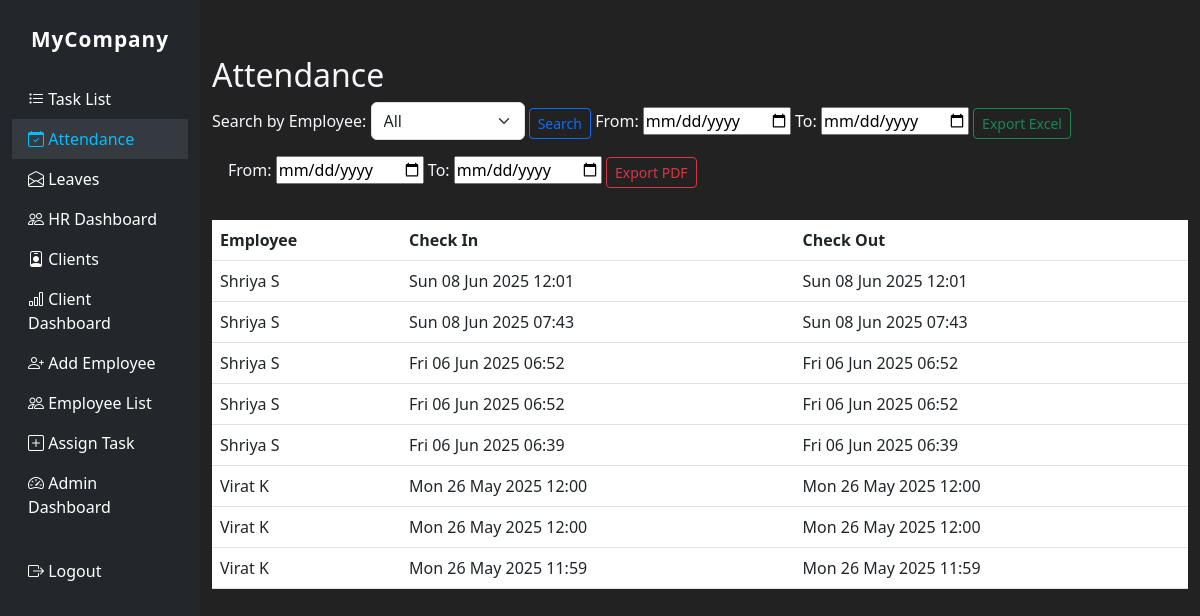
Screenshot of /employee/attendance/ (signed in) with the database file from the repository.
### employee/models.py (models this page shows, shortened)
class Attendance(models.Model):
    user = models.ForeignKey(User, on_delete=models.CASCADE)
    check_in = models.DateTimeField(auto_now_add=True)
    check_out = models.DateTimeField(null=True, blank=True)
    class Meta:
        ordering = ['-check_in']

### employee/views.py (the view)
# urls.py: path('attendance/', views.attendance_list, name='attendance_list'),
@login_required
def attendance_list(request):
    records = Attendance.objects.all()
    employees = User.objects.filter(is_superuser=False)
    if request.user.is_superuser:
        employee_id = request.GET.get('employee')
        if employee_id:
            records = records.filter(user_id=employee_id)
    else:
        records = records.filter(user=request.user)
        employees = None
    return render(request, 'employee/attendance_list.html', {
        'records': records,
        'employees': employees,
    })

### employee/templates/employee/attendance_list.html (shortened to what this page needs)
{% extends 'base.html' %}
{% block content %}
<h2>Attendance</h2>
{% if user.is_superuser %}
<form method="get" class="mb-3 d-inline-block">
    <label for="employee">Search by Employee:</label>
    <select name="employee" id="employee" class="form-select d-inline-block w-auto">
        <option value="">All</option>
    </select>
    <button class="btn btn-outline-primary btn-sm">Search</button>
</form>
{% endif %}
<form method="get" action="{% url 'export_attendance_excel' %}" class="mb-3 d-inline-block">
    From: <input type="date" name="start_date" required>
    To: <input type="date" name="end_date" required>
    <button class="btn btn-outline-success btn-sm">Export Excel</button>
</form>
<form method="get" action="{% url 'export_attendance_pdf' %}" class="mb-3 d-inline-block ms-3">
    From: <input type="date" name="start_date" required>
    To: <input type="date" name="end_date" required>
    <button class="btn btn-outline-danger btn-sm">Export PDF</button>
</form>
<table class="table mt-3">
  <thead>
    <tr>
      <th>Employee</th>
      <th>Check In</th>
      <th>Check Out</th>
    </tr>
  </thead>
  <tbody>
    {% for record in records %}
    <tr>
      <td>{{ record.user.get_full_name }}</td>
      <td>{{ record.check_in|date:"D d M Y H:i" }}</td>
      <td>{{ record.check_out|date:"D d M Y H:i" }}</td>
    </tr>
    {% endfor %}
  </tbody>
</table>
{% endblock %}

### website/templates/base.html (style rules this page uses)
body { background: #18191a; color: #f5f6fa; }

### website/templates/navbar.html (style rules this page uses)
body { background: #18191a; color: #f5f6fa; }

### rows the page displays
Attendance: user.get_full_name "Shriya S", check_in "Sun 08 Jun 2025 12:01", check_out "Sun 08 Jun 2025 12:01"
Attendance: user.get_full_name "Shriya S", check_in "Sun 08 Jun 2025 07:43", check_out "Sun 08 Jun 2025 07:43"
Attendance: user.get_full_name "Shriya S", check_in "Fri 06 Jun 2025 06:52", check_out "Fri 06 Jun 2025 06:52"
Attendance: user.get_full_name "Shriya S", check_in "Fri 06 Jun 2025 06:52", check_out "Fri 06 Jun 2025 06:52"
Attendance: user.get_full_name "Shriya S", check_in "Fri 06 Jun 2025 06:39", check_out "Fri 06 Jun 2025 06:39"
Attendance: user.get_full_name "Virat K", check_in "Mon 26 May 2025 12:00", check_out "Mon 26 May 2025 12:00"
Attendance: user.get_full_name "Virat K", check_in "Mon 26 May 2025 12:00", check_out "Mon 26 May 2025 12:00"
Attendance: user.get_full_name "Virat K", check_in "Mon 26 May 2025 11:59", check_out "Mon 26 May 2025 11:59"
